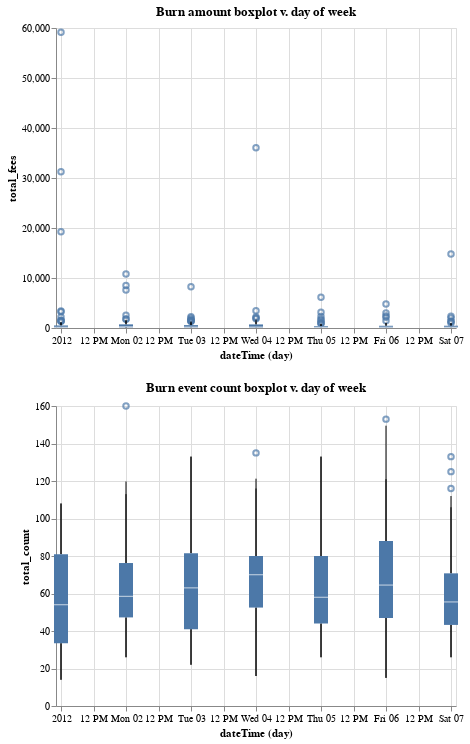

Source (notebook cell):
### Code cell
daily_burn_df |>
@vlplot() + [
@vlplot(
    title="Burn amount boxplot v. day of week",
    width=400,
    mark={:boxplot, extent="1.5"},
    encoding={
        x={timeUnit=:day, field=:dateTime, type=:temporal},
        y=:total_fees,
    }
); @vlplot(
    title="Burn event count boxplot v. day of week",
    mark={:boxplot, extent="1.5"},
    width=400,
    x={timeUnit=:day, field=:dateTime, type=:temporal},
    y="total_count"
    )
]

### Figure 1 — Vega-Lite specification as saved in the notebook (floating-point values rounded to 4 significant figures; data arrays with more than 128 entries replaced by an {"elided": "..."} marker saying what was removed)
{"data": {"values": {"elided": "353 records"}}, "vconcat": [{"encoding": {"x": {"field": "dateTime", "timeUnit": "day", "type": "temporal"}, "y": {"field": "total_fees", "type": "quantitative"}}, "mark": {"extent": "1.5", "type": "boxplot"}, "title": "Burn amount boxplot v. day of week", "width": 400}, {"encoding": {"x": {"field": "dateTime", "timeUnit": "day", "type": "temporal"}, "y": {"field": "total_count", "type": "quantitative"}}, "mark": {"extent": "1.5", "type": "boxplot"}, "title": "Burn event count boxplot v. day of week", "width": 400}]}
